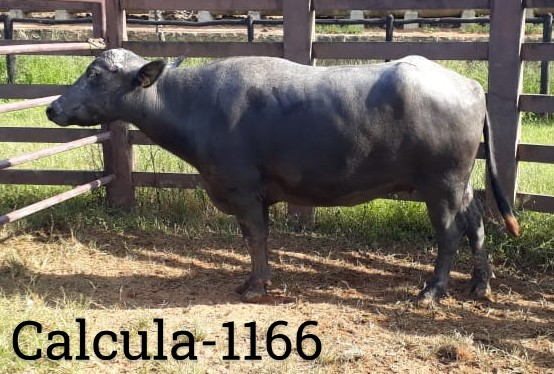
#> input picture tests/mock_data/images/1166_Calcula_506.jpg, 554 x 374 px
$ python -i avaliacao_controller.py   (imports and definitions only)
#> lines starting #> are read from the running program, lines starting #| are printed output that depends on the picture
### src/config.py
import os
from pathlib import Path
import sys
import tomllib


BASE_DIR = Path(__file__).resolve().parent.parent
_BASE_CONFIG_PATH = BASE_DIR / "config.toml"
_TEST_CONFIG_PATH = BASE_DIR / "config.test.toml"
_CONFIG_OVERRIDE_ENV = "BUFALOS_CONFIG_PATH"
_CONFIG_ENV = "BUFALOS_ENV"


def _carregar_toml(config_path: Path) -> dict:
    with config_path.open("rb") as config_file:
        return tomllib.load(config_file)


# [15 lines left out: function _merge_recursivo, not called in this run]


def _carregar_config() -> dict:
    config = _carregar_toml(_BASE_CONFIG_PATH)
    override_path_raw = os.environ.get(_CONFIG_OVERRIDE_ENV)

    if override_path_raw:
        override_path = Path(override_path_raw).expanduser()
        if not override_path.is_absolute():
            override_path = (BASE_DIR / override_path).resolve()

        override = _carregar_toml(override_path)
        return _merge_recursivo(config, override)

    if _em_modo_teste() and _TEST_CONFIG_PATH.exists():
        override = _carregar_toml(_TEST_CONFIG_PATH)
        return _merge_recursivo(config, override)

    return config


# [7 lines left out: function _em_modo_teste, not called in this run]


_CONFIG = _carregar_config()


# [5 lines left out: function _resolver_caminho, not called in this run]


_PATHS = _CONFIG["paths"]
_COLUMNS = _CONFIG["columns"]
_FILE_TYPES = _CONFIG["file_types"]
_BINARIZATION = _CONFIG["binarization"]
_EXECUTION = _CONFIG["execution"]
_ANALYSIS = _CONFIG.get("analysis", {})
_ANALYSIS_RAW = _ANALYSIS.get("segmentacao_bruta", {})
_ANALYSIS_BINARIZED = _ANALYSIS.get("segmentacao_binarizada", {})
_ANALYSIS_FINAL = _ANALYSIS.get("validacao_final", {})
_EVALUATION = _CONFIG["evaluation"]
_EVALUATION_PARALLELISM = _EVALUATION.get("parallelism", {})

# Diretorios mais gerais
DATA_DIR = _resolver_caminho(_PATHS["data_dir"])
GENERATED_DIR = _resolver_caminho(_PATHS["generated_dir"])

# Diretorios especificos
IMAGES_DIR = _resolver_caminho(_PATHS["images_dir"])
GROUND_TRUTH_BRUTOS_DIR = _resolver_caminho(_PATHS["ground_truth_brutos_dir"])
SEGMENTACOES_BRUTAS_DIR = _resolver_caminho(_PATHS["segmentacoes_brutas_dir"])
SEGMENTACOES_BINARIZADAS_DIR = _resolver_caminho(
    _PATHS["segmentacoes_binarizadas_dir"]
)
GROUND_TRUTH_BINARIZADA_DIR = _resolver_caminho(
    _PATHS["ground_truth_binarizada_dir"]
)
EVALUATION_DIR = _resolver_caminho(_PATHS["evaluation_dir"])

# Caminhos de arquivos
INDICE_PATH = _resolver_caminho(_PATHS["indice_file"])
SQLITE_PATH = _resolver_caminho(_PATHS["sqlite_file"])

# Nomes das colunas do excel
NOME_COL = _COLUMNS["nome"]
FAZENDA_COL = _COLUMNS["fazenda"]
PESO_COL = _COLUMNS["peso"]
TAGS_COL = _COLUMNS["tags"]

# Configuracao do tipo de arquivo
IMAGES_TYPE = _FILE_TYPES["images"]
REMBG_IMAGE_TYPE = _FILE_TYPES["rembg"]

# Configuracao de binarizacao
BINARIZATION_SIGMA = _BINARIZATION.get("sigma", 1.0)
BINARIZATION_THRESHOLD = _BINARIZATION["threshold"]
BINARIZATION_KERNEL_SIZE = _BINARIZATION.get("kernel_size", 3)
GROUND_TRUTH_BINARIZATION_STRATEGY = _BINARIZATION["ground_truth_strategy"]
SEGMENTACAO_BINARIZATION_STRATEGIES = list(_BINARIZATION["segmentacao_strategies"])
LIMIAR_BINARIZACAO = BINARIZATION_THRESHOLD

# Configuracao de execucao
NUM_EXECUCOES = _EXECUTION["num_execucoes"]
SEGMENTACAO_BINARIZADA_ANALISE_EXECUCAO = int(
    _ANALYSIS_BINARIZED.get("execucao_escolhida", 1)
)
SEGMENTACAO_BRUTA_ANALISE_EXECUCAO = int(
    _ANALYSIS_RAW.get("execucao_escolhida", SEGMENTACAO_BINARIZADA_ANALISE_EXECUCAO)
)
SEGMENTACAO_BRUTA_CENARIO_IDEAL_TAGS_PERMITIDAS = list(
    _ANALYSIS_RAW.get("cenario_ideal_tags_permitidas", [])
)
SEGMENTACAO_BINARIZADA_CENARIO_IDEAL_TAGS_PERMITIDAS = list(
    _ANALYSIS_BINARIZED.get("cenario_ideal_tags_permitidas", [])
)
VALIDACAO_FINAL_CENARIO_BASE = str(_ANALYSIS_FINAL.get("cenario_base", "apenas_ok"))
VALIDACAO_FINAL_TOP_N_MODELOS = int(_ANALYSIS_FINAL.get("top_n_modelos", 3))
VALIDACAO_FINAL_ACCEPTANCE_RULE = str(
    _ANALYSIS_FINAL.get("acceptance_rule", "all_metrics")
)
VALIDACAO_FINAL_IOU_MIN = float(_ANALYSIS_FINAL.get("iou_min", 0.97))
VALIDACAO_FINAL_PRECISION_MIN = float(_ANALYSIS_FINAL.get("precision_min", 0.99))
VALIDACAO_FINAL_RECALL_MIN = float(_ANALYSIS_FINAL.get("recall_min", 0.985))
VALIDACAO_FINAL_AREA_SIMILARITY_MIN = float(
    _ANALYSIS_FINAL.get("area_similarity_min", 0.99)
)
VALIDACAO_FINAL_PERIMETRO_SIMILARITY_MIN = float(
    _ANALYSIS_FINAL.get("perimetro_similarity_min", 0.96)
)

# Configuracoes declarativas
MODELOS_PARA_AVALIACAO = _CONFIG["models"]
RANKING_WEIGHTS = _EVALUATION["ranking_weights"]
EVALUATION_PARALLELISM_ENABLED = bool(_EVALUATION_PARALLELISM.get("enabled", False))
EVALUATION_PARALLELISM_EXECUTOR = str(_EVALUATION_PARALLELISM.get("executor", "process"))
EVALUATION_PARALLELISM_MAX_WORKERS = int(_EVALUATION_PARALLELISM.get("max_workers", 1))
EVALUATION_PARALLELISM_BATCH_SIZE = int(_EVALUATION_PARALLELISM.get("batch_size", 1))

### src/controllers/avaliacao_controller.py
from __future__ import annotations

from collections.abc import Iterable, Sequence
from concurrent.futures import ProcessPoolExecutor, as_completed
from dataclasses import dataclass
import time

from src.config import (
    EVALUATION_PARALLELISM_BATCH_SIZE,
    EVALUATION_PARALLELISM_ENABLED,
    EVALUATION_PARALLELISM_EXECUTOR,
    EVALUATION_PARALLELISM_MAX_WORKERS,
    MODELOS_PARA_AVALIACAO,
    NUM_EXECUCOES,
    SEGMENTACAO_BINARIZATION_STRATEGIES,
)
from src.io.mask_utils import (
    carregar_mask_array_avaliacao,
    carregar_score_mask_predita,
)
from src.io.path_resolver import PathResolver
from src.logs import (
    EstatisticasAvaliacao,
    imprimir_resumo_avaliacao,
    imprimir_resumo_avaliacao_execucao,
    imprimir_status_avaliacao,
)
from src.models import (
    GroundTruthBinarizada,
    Imagem,
    SegmentacaoBinarizada,
    SegmentacaoBruta,
)
from src.repositories import (
    GroundTruthBinarizadaRepository,
    ImagemRepository,
    SegmentacaoBinarizadaRepository,
    SegmentacaoBrutaRepository,
)
from src.services.avaliacao_service import (
    AvaliacaoExecucaoResultado,
    AvaliacaoService,
)


class MascaraBinarizadaNaoEncontradaError(FileNotFoundError):
    pass


# [7 lines that did not run here, left out]


# [23 lines that did not run here, left out]


# [35 lines that did not run here, left out]


# [442 lines that did not run here, left out]

>>> import cv2
>>> picture = cv2.imread('../../tests/mock_data/images/1166_Calcula_506.jpg', cv2.IMREAD_GRAYSCALE)
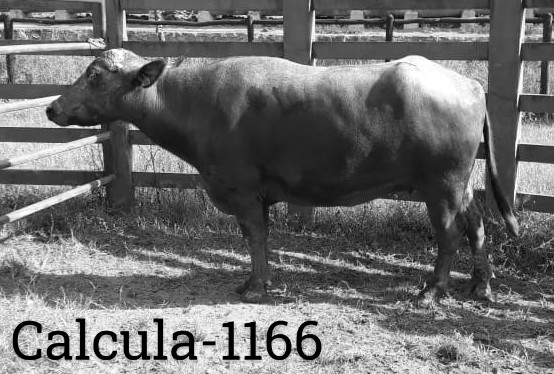
#> picture: shape (374, 554); min 0, max 255, mean 108.2
#> (the run stopped early here; a loop or call above may not have finished)

$ run again, on tests/mock_data/images/284_Mamucaba_350.jpg
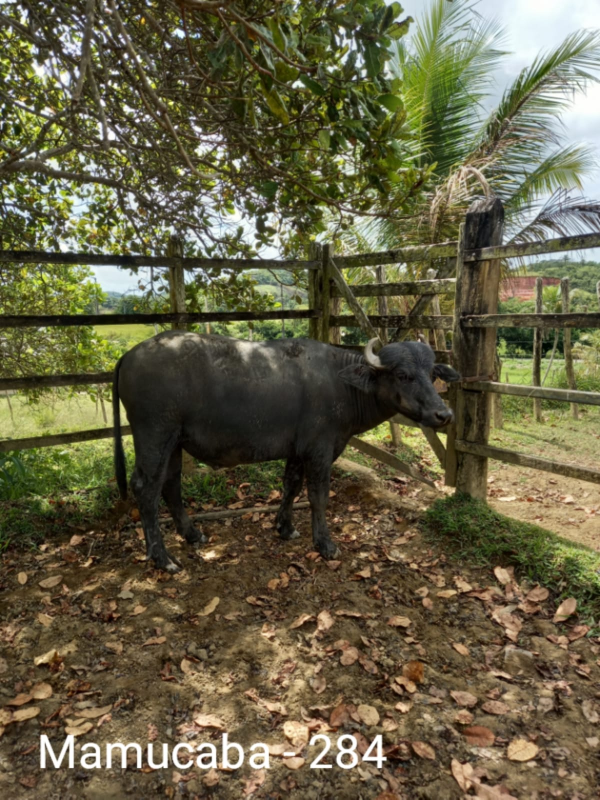
#> input picture tests/mock_data/images/284_Mamucaba_350.jpg, 1200 x 1599 px (shown at 1/2 size)
#> `picture = cv2.imread('../../tests/mock_data/images/1166_Calcula_506.jp..`:
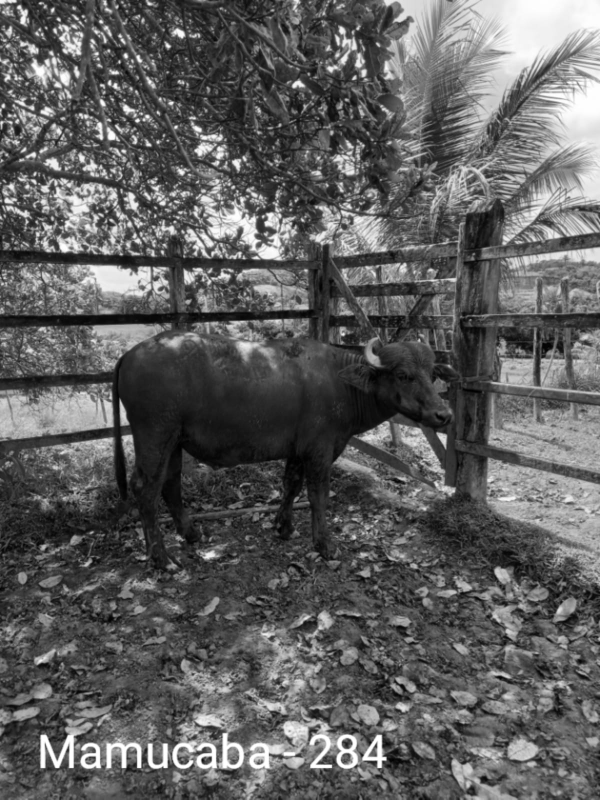
#> picture: shape (1599, 1200) (shown at 1/2 size); min 0, max 255, mean 94.8

$ run again, on tests/mock_data/images/493098e5-da4e-47dc-80cc-eddd2c703a24.jpg
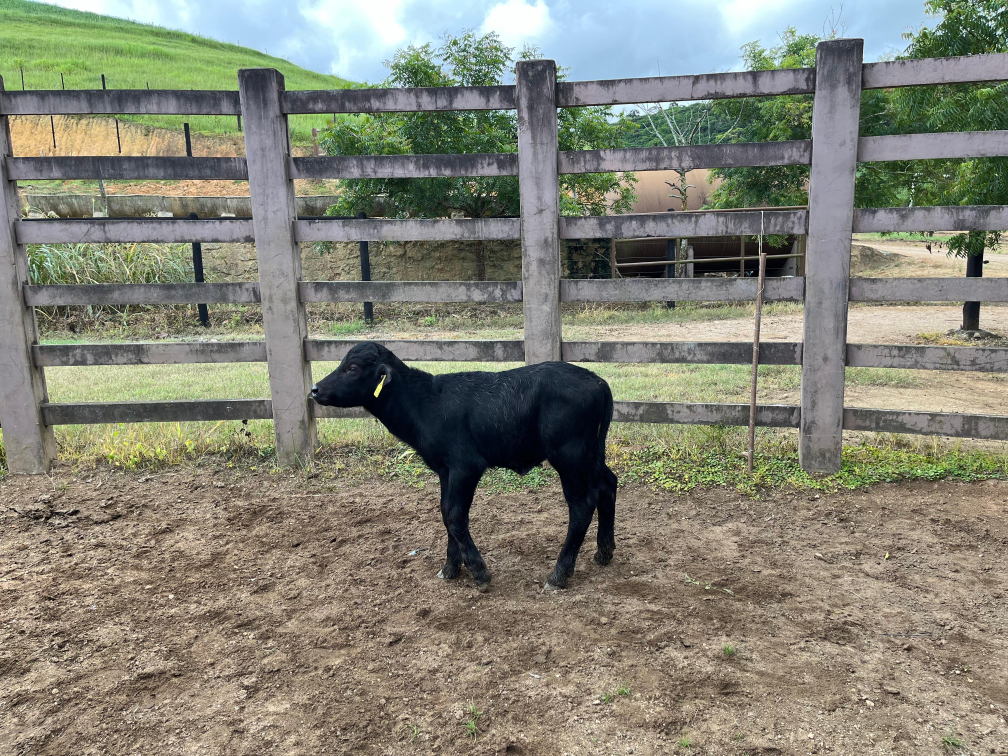
#> input picture tests/mock_data/images/493098e5-da4e-47dc-80cc-eddd2c703a24.jpg, 4032 x 3024 px (shown at 1/4 size)
#> `picture = cv2.imread('../../tests/mock_data/images/1166_Calcula_506.jp..`:
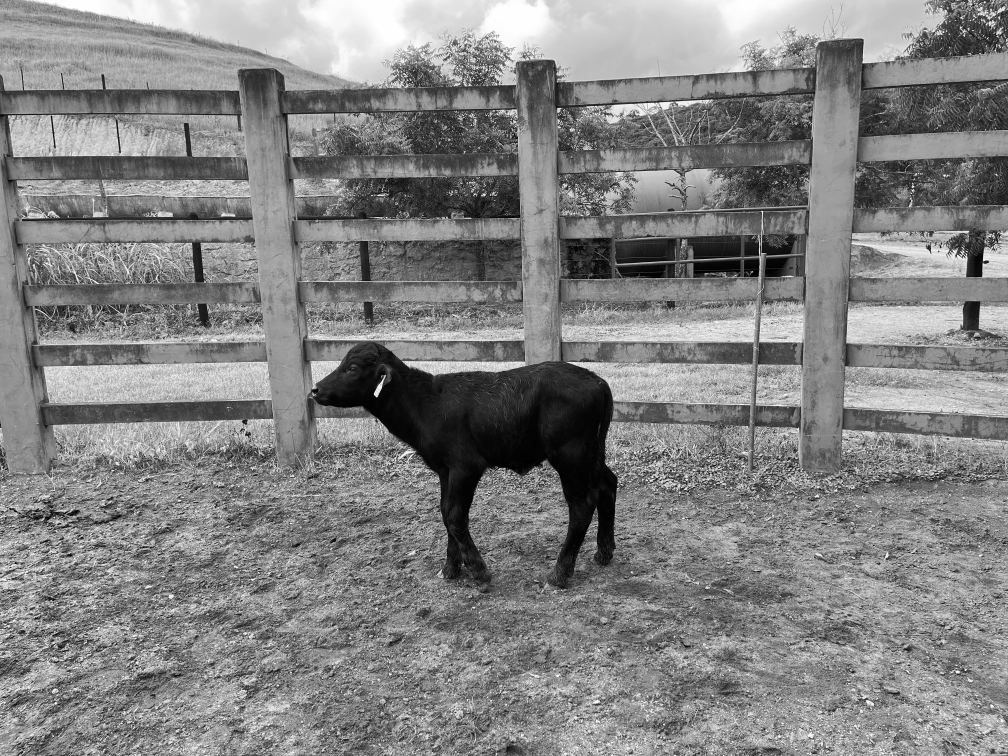
#> picture: shape (3024, 4032) (shown at 1/4 size); min 0, max 255, mean 130.6

$ run again, on tests/mock_data/images/67_Laje-Nova_453.jpg
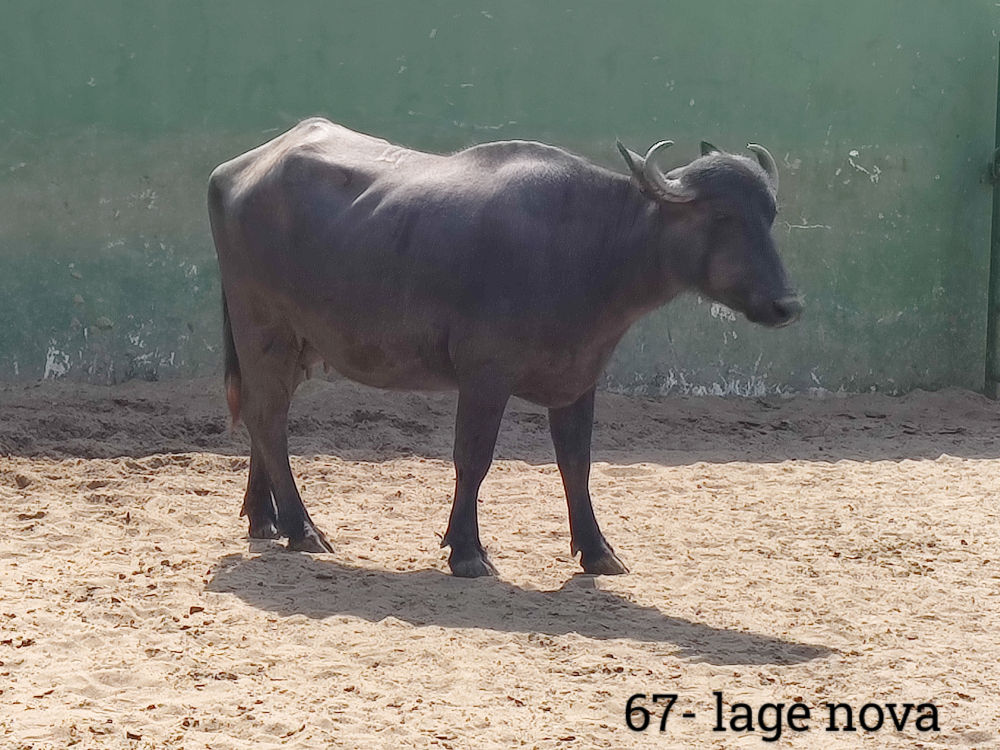
#> input picture tests/mock_data/images/67_Laje-Nova_453.jpg, 4000 x 3000 px (shown at 1/4 size)
#> `picture = cv2.imread('../../tests/mock_data/images/1166_Calcula_506.jp..`:
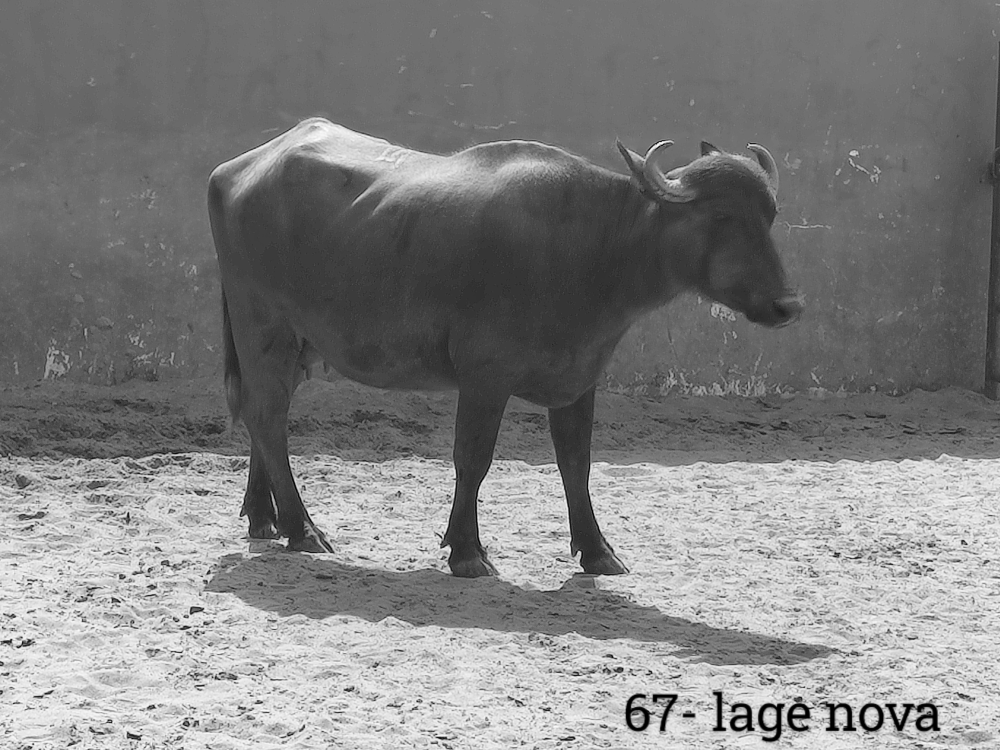
#> picture: shape (3000, 4000) (shown at 1/4 size); min 0, max 255, mean 128.4
